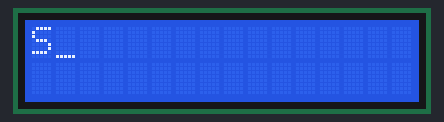
This sketch was run on a simulated Arduino Uno, built with avr-gcc and run on an emulated ATmega328P. Parts: 16×2 character LCD.

Above: at 0.1 s.
At 1.1 s:
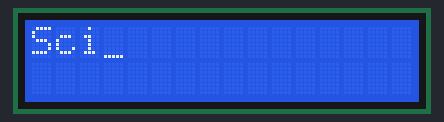
At 1.6 s:
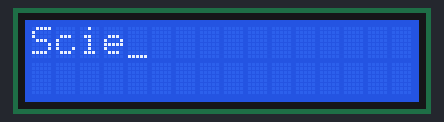
At 3.1 s:
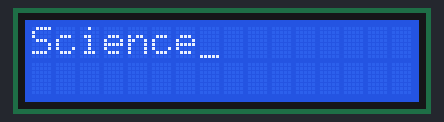
At 4.6 s:
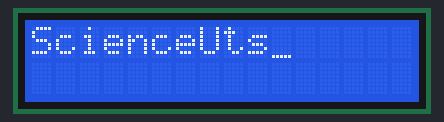
At 6.6 s:
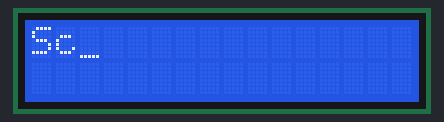

Measured:
- by itself, everything shown: repeats every 6.0 s, in 13 steps
- what the display in image 1 shows lasts 0.5 s, from 1.1 s to 1.6 s

The sketch:

I2ClcdDisplayLetterByLetterWithCursorExplore9.ino
```cpp
#include <Wire.h>
#include <LiquidCrystal_I2C.h>

// Set the LCD address to 0x27 for a 16 chars and 2 line display
LiquidCrystal_I2C lcd(0x27, 16, 2);

// Define the message to be displayed
String message = "ScienceUtsav";

void setup() {
  // initialize the LCD
  lcd.init();

  // Turn on the backlight and print a message.
  lcd.backlight();
}

void loop() {
  // set the cursor to (0,0) and turn on cursor:
  lcd.setCursor(0, 0);
  lcd.cursor();

  // print each character of the message with cursor
  for (int i = 0; i < message.length(); i++) {
    lcd.print(message[i]);
    delay(500);
  }

  // clear screen and turn off cursor for the next loop:
  lcd.clear();
  lcd.noCursor();
}
```
